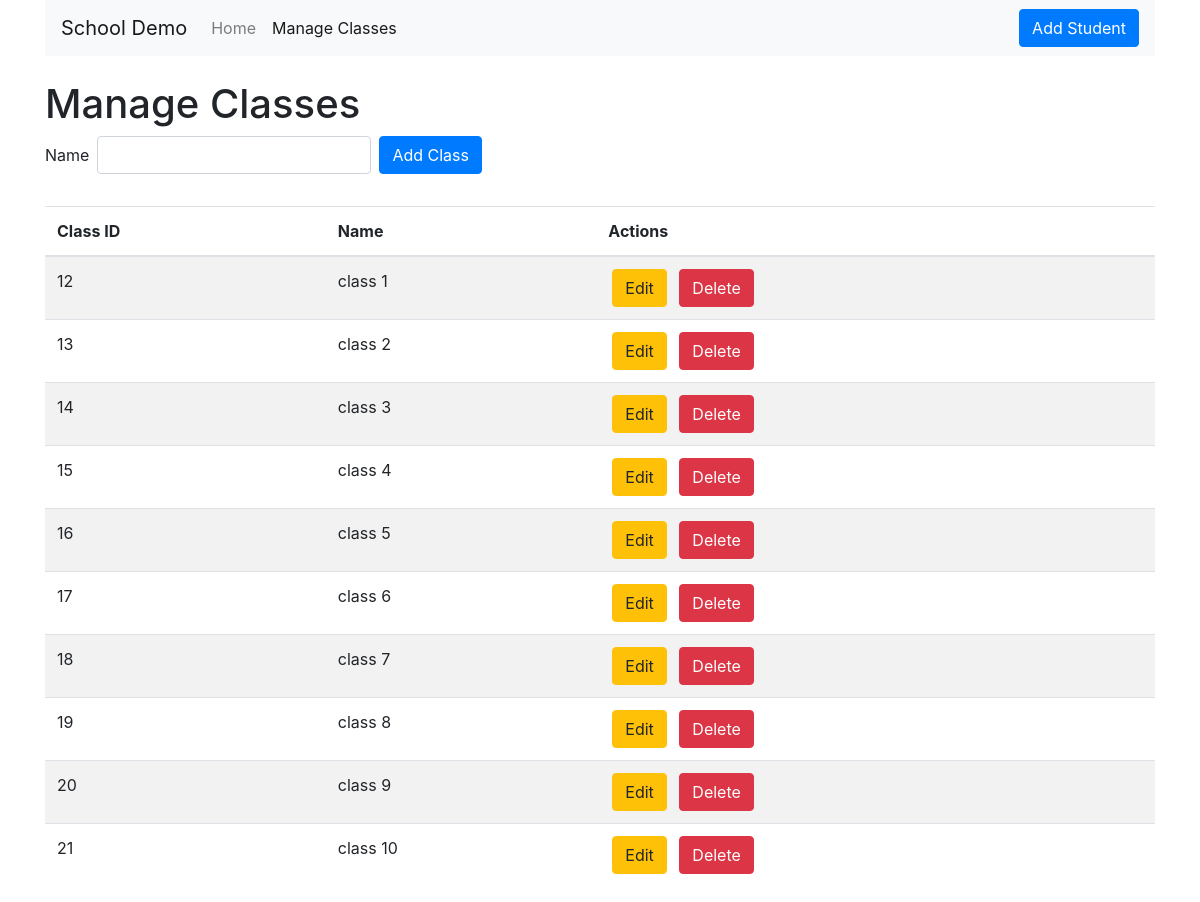
/classes.php, run on the app's committed database.
### tables this page shows
CREATE TABLE `classes` (
  `class_id` int(11) NOT NULL,
  `name` varchar(255) NOT NULL,
  `created_at` timestamp NOT NULL DEFAULT current_timestamp()
);

### classes.php (the view, shortened to what this page needs)
<?php
require 'db.php';
$classes = mysqli_query($conn, "SELECT * FROM classes");
?>
<!DOCTYPE html>
<html>
<head>
    <link rel="stylesheet" href="https://stackpath.bootstrapcdn.com/bootstrap/4.5.2/css/bootstrap.min.css">
</head>
<body>
<div class="container">
    <nav class="navbar navbar-expand-lg navbar-light bg-light">
        <a class="navbar-brand" href="index.php">School Demo</a>
        <div class="collapse navbar-collapse" id="navbarNav">
            <ul class="navbar-nav mr-auto">
                <li class="nav-item">
                    <a class="nav-link" href="index.php">Home</a>
                </li>
                <li class="nav-item active">
                    <a class="nav-link" href="classes.php">Manage Classes</a>
                </li>
            </ul>
            <a href="create.php" class="btn btn-primary">Add Student</a>
        </div>
    </nav>
    <h1 class="mt-4">Manage Classes</h1>
    <form method="POST" class="form-inline mb-4">
        <div class="form-group mb-2">
            <label for="name">Name</label>
            <input type="text" name="name" id="name" class="form-control mx-2">
        </div>
        <button type="submit" name="add" class="btn btn-primary mb-2">Add Class</button>
    </form>
    <table class="table table-striped">
        <thead>
            <tr>
                <th>Class ID</th>
                <th>Name</th>
                <th>Actions</th>
            </tr>
        </thead>
        <tbody>
        <?php while ($class = mysqli_fetch_assoc($classes)) { ?>
            <tr>
                <td><?php echo $class['class_id']; ?></td>
                <td><?php echo htmlspecialchars($class['name']); ?></td>
                <td>
                    <form method="POST" class="form-inline d-inline-block">
                        <button type="button" class="btn btn-warning mx-1" data-toggle="modal" data-target="#editClassModal" data-class-id="<?php echo $class['class_id']; ?>" data-class-name="<?php echo htmlspecialchars($class['name']); ?>">Edit</button>
                        <button type="submit" name="delete" class="btn btn-danger mx-1">Delete</button>
                    </form>
                </td>
            </tr>
        <?php } ?>
        </tbody>
    </table>
</div>
</body>
</html>

### data on the page
classes: class_id "12", name "class 1"
classes: class_id "13", name "class 2"
classes: class_id "14", name "class 3"
classes: class_id "15", name "class 4"
classes: class_id "16", name "class 5"
classes: class_id "17", name "class 6"
classes: class_id "18", name "class 7"
classes: class_id "19", name "class 8"
classes: class_id "20", name "class 9"
classes: class_id "21", name "class 10"
